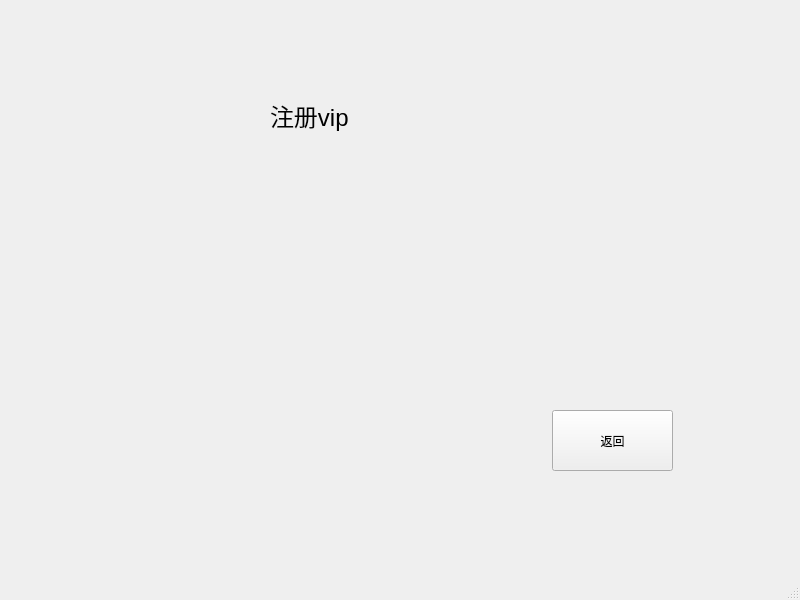
<?xml version="1.0" encoding="UTF-8"?>
<ui version="4.0">
 <class>VipLogin</class>
 <widget class="QMainWindow" name="VipLogin">
  <property name="geometry">
   <rect>
    <x>0</x>
    <y>0</y>
    <width>800</width>
    <height>600</height>
   </rect>
  </property>
  <property name="windowTitle">
   <string>MainWindow</string>
  </property>
  <widget class="QWidget" name="centralwidget">
   <widget class="QLabel" name="label">
    <property name="geometry">
     <rect>
      <x>270</x>
      <y>80</y>
      <width>161</width>
      <height>71</height>
     </rect>
    </property>
    <property name="text">
     <string>&lt;html&gt;&lt;head/&gt;&lt;body&gt;&lt;p&gt;&lt;span style=&quot; font-size:18pt;&quot;&gt;注册vip&lt;/span&gt;&lt;/p&gt;&lt;/body&gt;&lt;/html&gt;</string>
    </property>
   </widget>
   <widget class="QPushButton" name="pushButton">
    <property name="geometry">
     <rect>
      <x>552</x>
      <y>410</y>
      <width>121</width>
      <height>61</height>
     </rect>
    </property>
    <property name="text">
     <string>返回</string>
    </property>
   </widget>
  </widget>
  <widget class="QMenuBar" name="menubar">
   <property name="geometry">
    <rect>
     <x>0</x>
     <y>0</y>
     <width>800</width>
     <height>26</height>
    </rect>
   </property>
  </widget>
  <widget class="QStatusBar" name="statusbar"/>
 </widget>
 <resources/>
 <connections/>
</ui>
